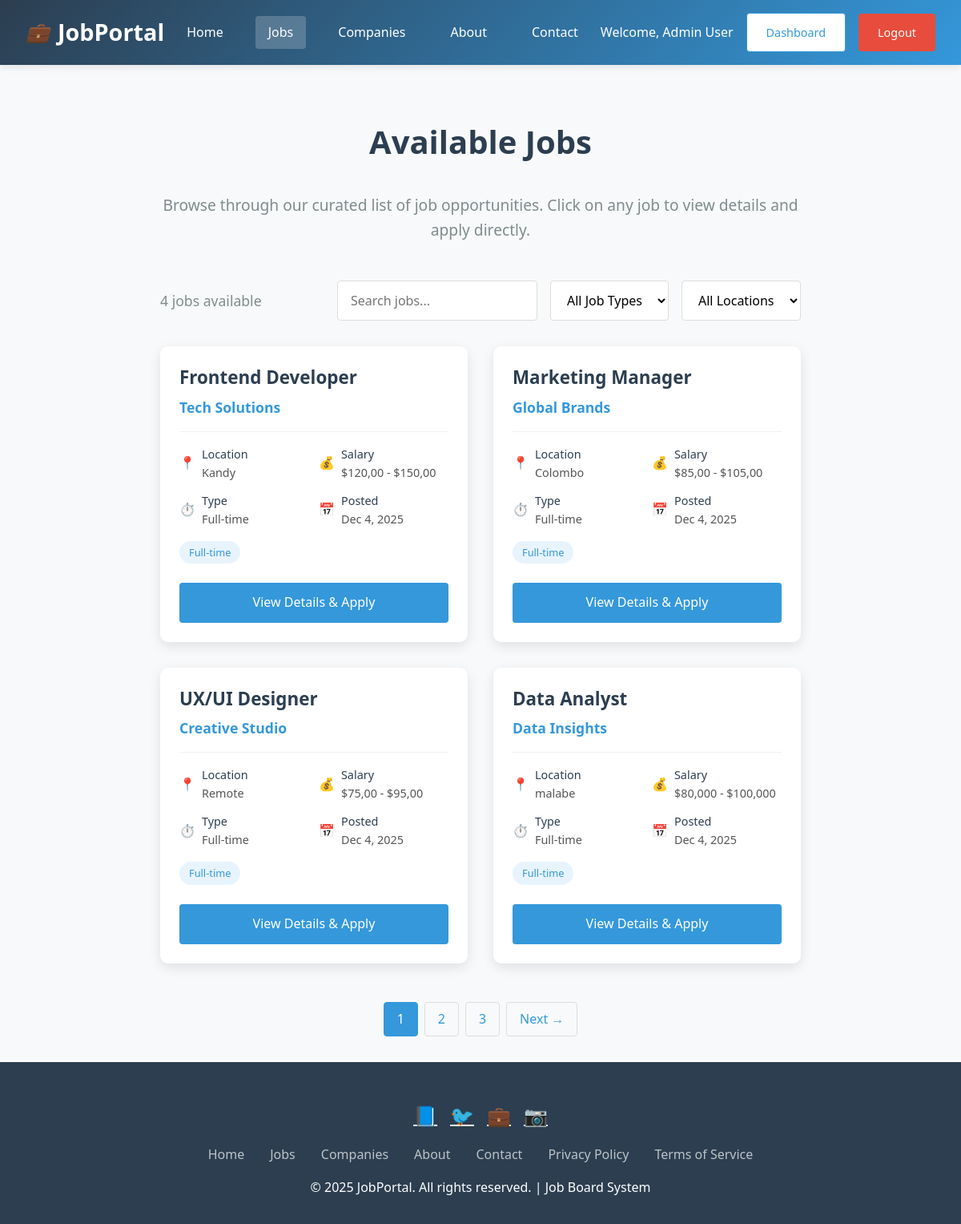
The app's page /jobs.php (signed in) with its own data.
### tables this page shows
CREATE TABLE jobs (
    id INT AUTO_INCREMENT PRIMARY KEY,
    company_name VARCHAR(100) NOT NULL,
    title VARCHAR(200) NOT NULL,
    description TEXT NOT NULL,
    location VARCHAR(100),
    salary VARCHAR(100),
    job_type VARCHAR(50),
    company_website VARCHAR(200),
    contact_email VARCHAR(100),
    created_at TIMESTAMP DEFAULT CURRENT_TIMESTAMP
);

### jobs.php (the view, shortened to what this page needs)
<?php
require_once 'config.php';
$stmt = $pdo->query("SELECT * FROM jobs ORDER BY created_at DESC");
$jobs = $stmt->fetchAll();
?>
<!DOCTYPE html>
<html lang="en">
<head>
</head>
<body>
    <header class="header">
        <div class="logo">
            <i>💼</i> JobPortal
        </div>
        <nav class="nav">
            <a href="index.php">Home</a>
            <a href="jobs.php" class="active">Jobs</a>
            <a href="companies.php">Companies</a>
            <a href="about.php">About</a>
            <a href="contact.php">Contact</a>
        </nav>
        <div class="auth-buttons">
            <span style="color: white;">Welcome, <?php echo $_SESSION['user_name']; ?></span>
            <a href="dashboard.php" class="btn btn-outline">Dashboard</a>
            <a href="logout.php" class="btn btn-primary">Logout</a>
        </div>
    </header>
    <div class="container">
    <h1 class="page-title">Available Jobs</h1>
    <p class="page-subtitle">Browse through our curated list of job opportunities. Click on any job to view details and apply directly.</p>
    <div class="jobs-header">
        <div class="jobs-count">
            <?php echo count($jobs); ?> job<?php echo count($jobs) !== 1 ? 's' : ''; ?> available
        </div>
        <div class="search-filter">
            <input type="text" class="search-box" id="searchInput" placeholder="Search jobs...">
            <select class="filter-select" id="typeFilter">
                <option value="">All Job Types</option>
            </select>
            <select class="filter-select" id="locationFilter">
                <option value="">All Locations</option>
            </select>
        </div>
    </div>
    <?php if (empty($jobs)): ?>
        <div class="no-jobs">
            <div class="no-jobs-icon">💼</div>
            <h3>No Jobs Available</h3>
            <p>There are currently no job listings. Please check back later.</p>
        </div>
    <?php else: ?>
        <div class="cards-grid" id="jobsGrid">
            <?php foreach ($jobs as $job): ?>
                <div class="card job-card"
                     data-title="<?php echo htmlspecialchars(strtolower($job['title'])); ?>"
                     data-company="<?php echo htmlspecialchars(strtolower($job['company_name'])); ?>"
                     data-type="<?php echo htmlspecialchars($job['job_type']); ?>"
                     data-location="<?php echo htmlspecialchars($job['location']); ?>">
                    <div class="card-header">
                        <h3 class="card-title"><?php echo htmlspecialchars($job['title']); ?></h3>
                        <div class="card-company"><?php echo htmlspecialchars($job['company_name']); ?></div>
                    </div>
                    <div class="card-body">
                        <div class="job-meta">
                            <div class="meta-item">
                                <span class="meta-icon">📍</span>
                                <div>
                                    <div class="meta-label">Location</div>
                                    <div class="meta-value"><?php echo htmlspecialchars($job['location']); ?></div>
                                </div>
                            </div>
                            <div class="meta-item">
                                <span class="meta-icon">💰</span>
                                <div>
                                    <div class="meta-label">Salary</div>
                                    <div class="meta-value"><?php echo htmlspecialchars($job['salary']); ?></div>
                                </div>
                            </div>
                            <div class="meta-item">
                                <span class="meta-icon">⏱️</span>
                                <div>
                                    <div class="meta-label">Type</div>
                                    <div class="meta-value"><?php echo htmlspecialchars($job['job_type']); ?></div>
                                </div>
                            </div>
                            <div class="meta-item">
                                <span class="meta-icon">📅</span>
                                <div>
                                    <div class="meta-label">Posted</div>
                                    <div class="meta-value"><?php echo date('M j, Y', strtotime($job['created_at'])); ?></div>
                                </div>
                            </div>
                        </div>
                        <div class="job-type-badge"><?php echo htmlspecialchars($job['job_type']); ?></div>
                    </div>
                    <div class="card-footer">
                        <a href="job-details.php?id=<?php echo $job['id']; ?>" class="view-details-btn">View Details & Apply</a>
                    </div>
                </div>
            <?php endforeach; ?>
        </div>
        <div class="pagination">
            <a href="#" class="active">1</a>
            <a href="#">2</a>
            <a href="#">3</a>
            <a href="#">Next →</a>
        </div>
    <?php endif; ?>
</div>
    <footer class="footer">
    <div class="social-links">
      <a href="https://web.facebook.com/?_rdc=1&_rdr#" title="Facebook">📘</a>
      <a href="https://x.com/i/flow/login" title="Twitter">🐦</a>
      <a href="https://www.linkedin.com" title="LinkedIn">💼</a>
      <a href="https://www.instagram.com" title="Instagram">📷</a>
    </div>
    <div class="footer-links">
      <a href="index.php">Home</a>
      <a href="jobs.php">Jobs</a>
      <a href="companies.php">Companies</a>
      <a href="about.php">About</a>
      <a href="contact.php">Contact</a>
      <a href="https://en.wikipedia.org/wiki/Privacy_policy">Privacy Policy</a>
      <a href="contact.php">Terms of Service</a>
    </div>
    <p>&copy; 2025 JobPortal. All rights reserved. | Job Board System</p>
  </footer>
</body>
</html>

### jobs.php (style rules this page uses)
* { margin: 0; padding: 0; box-sizing: border-box; font-family: 'Segoe UI', Tahoma, Geneva, Verdana, sans-serif; }
body { background-color: #f8f9fa; line-height: 1.6; color: #333; min-height: 100vh; display: flex; flex-direction: column; }
.header { background: linear-gradient(135deg, #2c3e50, #3498db); color: white; padding: 1rem 2rem; display: flex; justify-content: space-between; align-items: center; box-shadow: 0 2px 10px rgba(0,0,0,0.1); }
.logo { font-size: 1.8rem; font-weight: bold; display: flex; align-items: center; }
.logo i { margin-right: 10px; font-size: 1.5rem; }
.nav { display: flex; gap: 1.5rem; }
.nav a { color: white; text-decoration: none; padding: 0.5rem 1rem; border-radius: 4px; transition: all 0.3s ease; }
.nav a:hover, .nav a.active { background: rgba(255,255,255,0.2); }
.auth-buttons { display: flex; gap: 1rem; align-items: center; }
.btn { padding: 0.75rem 1.5rem; text-decoration: none; border-radius: 4px; display: inline-block; font-weight: 500; transition: all 0.3s ease; border: none; cursor: pointer; font-size: 0.9rem; }
.btn-outline { border: 1px solid #3498db; color: #3498db; background: white; }
.btn-primary { background: #e74c3c; color: white; }
.container { max-width: 1200px; margin: 0 auto; padding: 2rem; flex: 1; }
.page-title { text-align: center; margin: 2rem 0; color: #2c3e50; font-size: 2.5rem; }
.page-subtitle { text-align: center; margin-bottom: 3rem; color: #7f8c8d; font-size: 1.2rem; max-width: 800px; margin-left: auto; margin-right: auto; }
.jobs-header { display: flex; justify-content: space-between; align-items: center; margin-bottom: 2rem; flex-wrap: wrap; gap: 1rem; }
.jobs-count { color: #7f8c8d; font-size: 1.1rem; }
.search-filter { display: flex; gap: 1rem; flex-wrap: wrap; }
.search-box { padding: 0.75rem 1rem; border: 1px solid #ddd; border-radius: 4px; font-size: 1rem; width: 250px; }
.filter-select { padding: 0.75rem 1rem; border: 1px solid #ddd; border-radius: 4px; font-size: 1rem; background: white; }
.cards-grid { display: grid; grid-template-columns: repeat(auto-fill, minmax(350px, 1fr)); gap: 2rem; margin: 2rem 0; }
.card { background: white; border-radius: 10px; box-shadow: 0 5px 15px rgba(0,0,0,0.1); padding: 1.5rem; transition: transform 0.3s ease, box-shadow 0.3s ease; display: flex; flex-direction: column; height: 100%; }
.card-header { margin-bottom: 1rem; border-bottom: 1px solid #f1f1f1; padding-bottom: 1rem; }
.card-title { color: #2c3e50; font-size: 1.4rem; margin-bottom: 0.5rem; line-height: 1.3; }
.card-company { color: #3498db; font-size: 1.1rem; font-weight: 600; }
.card-body { flex: 1; margin-bottom: 1.5rem; }
.job-meta { display: grid; grid-template-columns: 1fr 1fr; gap: 0.75rem; margin-bottom: 1rem; }
.meta-item { display: flex; align-items: center; gap: 0.5rem; }
.meta-icon { font-size: 1rem; color: #3498db; }
.meta-label { font-weight: 500; color: #2c3e50; font-size: 0.9rem; }
.meta-value { color: #555; font-size: 0.9rem; }
.job-type-badge { display: inline-block; padding: 0.25rem 0.75rem; background: #e8f4fd; color: #3498db; border-radius: 20px; font-size: 0.8rem; font-weight: 500; }
.card-footer { margin-top: auto; }
.view-details-btn { width: 100%; text-align: center; padding: 0.75rem; background: #3498db; color: white; border-radius: 4px; text-decoration: none; display: block; font-weight: 500; transition: background 0.3s ease; }
.pagination { display: flex; justify-content: center; margin-top: 3rem; gap: 0.5rem; }
.pagination a { padding: 0.5rem 1rem; border: 1px solid #ddd; border-radius: 4px; text-decoration: none; color: #3498db; transition: all 0.3s ease; }
.pagination a:hover, .pagination a.active { background: #3498db; color: white; border-color: #3498db; }
.footer { background: #2c3e50; color: white; text-align: center; padding: 2rem; margin-top: auto; }
.social-links { display: flex; justify-content: center; gap: 1rem; margin: 1rem 0; }
.social-links a { color: white; font-size: 1.5rem; transition: color 0.3s ease; }
.footer-links { display: flex; justify-content: center; gap: 2rem; margin: 1rem 0; }
.footer-links a { color: #bdc3c7; text-decoration: none; transition: color 0.3s ease; }

### records on screen
jobs: title "Frontend Developer", company_name "Tech Solutions", location "Kandy", salary "$120,00 - $150,00", job_type "Full-time", created_at "Dec 4, 2025"
jobs: title "Marketing Manager", company_name "Global Brands", location "Colombo", salary "$85,00 - $105,00", job_type "Full-time", created_at "Dec 4, 2025"
jobs: title "UX/UI Designer", company_name "Creative Studio", location "Remote", salary "$75,00 - $95,00", job_type "Full-time", created_at "Dec 4, 2025"
jobs: title "Data Analyst", company_name "Data Insights", location "malabe", salary "$80,000 - $100,000", job_type "Full-time", created_at "Dec 4, 2025"

### other values on screen
$_SESSION['user_name'] "Admin User"
count($jobs) "4"
